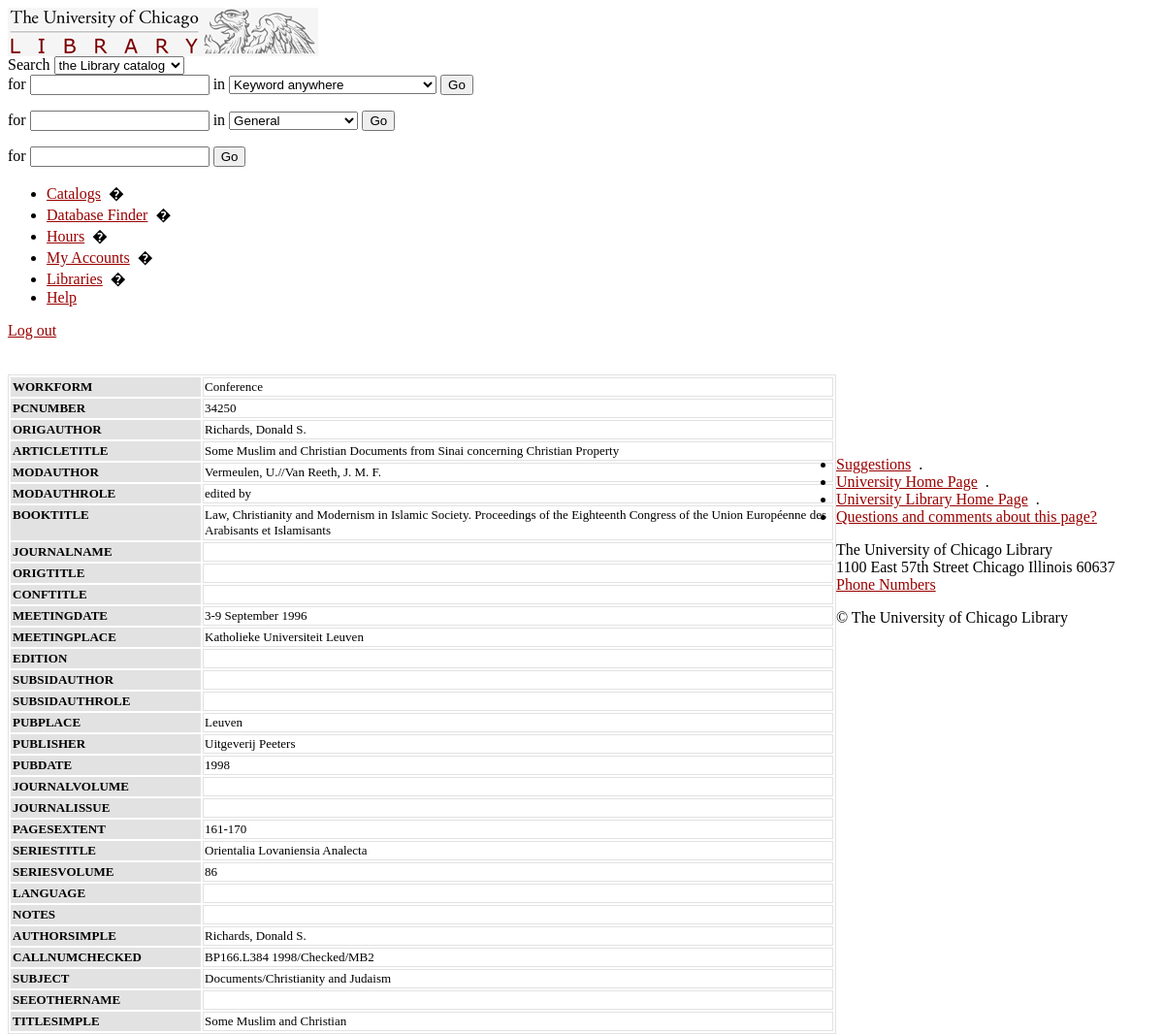
The page /data_entry/fullview1.php?id=32649 on the database its author committed.
### tables this page shows
CREATE TABLE `bib` (
  `ID` int(11) NOT NULL auto_increment,
  `WORKFORM` varchar(255) default NULL,
  `PCNUMBER` int(11) default NULL,
  `ORIGAUTHOR` longtext,
  `ARTICLETITLE` longtext,
  `MODAUTHOR` longtext,
  `MODAUTHROLE` varchar(255) default NULL,
  `BOOKTITLE` longtext,
  `JOURNALNAME` longtext,
  `ORIGTITLE` varchar(255) default NULL,
  `CONFTITLE` varchar(255) default NULL,
  `MEETINGDATE` varchar(255) default NULL,
  `MEETINGPLACE` varchar(255) default NULL,
  `EDITION` varchar(255) default NULL,
  `SUBSIDAUTHOR` varchar(255) default NULL,
  `SUBSIDAUTHROLE` varchar(255) default NULL,
  `PUBPLACE` varchar(255) default NULL,
  `PUBLISHER` varchar(255) default NULL,
  `PUBDATE` varchar(255) default NULL,
  `JOURNALVOLUME` varchar(255) default NULL,
  `JOURNALISSUE` varchar(255) default NULL,
  `PAGESEXTENT` longtext,
  `SERIESTITLE` varchar(255) default NULL,
  `SERIESVOLUME` varchar(255) default NULL,
  `LANGUAGE` varchar(255) default NULL,
  `NOTES` longtext,
  `AUTHORSIMPLE` varchar(255) default NULL,
  `CALLNUMCHECKED` varchar(255) default NULL,
  `SUBJECT` varchar(255) default NULL,
  `SEEOTHERNAME` varchar(255) default NULL,
  `TITLESIMPLE` varchar(255) default NULL,
  `STATUS` varchar(255) default 'yes',
  PRIMARY KEY  (`ID`),
  KEY `ID` (`ID`)
);

### data_entry/fullview1.php (the view, shortened to what this page needs)
<div class="crumbs">
<br>
<br>
<?php
	$table_name = "bib";
if (isset($_GET['id']))
{
	$id = $_GET['id'];
	settype($id, 'integer');
	$id = sprintf("%d", $id);
}
else
	exit("No valid search arguments");
$query = "SELECT * from " . $table_name . " where id = " . $id;
$result = mysql_query($query) or die('Query failed: ' . mysql_error());
echo "<table ALIGN='left' border=1 bordercolor='#E2E2E2' width='854'>";
while ($line = mysql_fetch_array($result, MYSQL_ASSOC)) {
	for($i = 1; $i < 31; $i++)
	{
		    echo "<tr><td ALIGN='LEFT' VALIGN='TOP' bgcolor='#E2E2E2'><b><font size='2'>";
				echo mysql_field_name($result, $i);
			echo "</font></b></td>\n";
			echo "<td ALIGN='LEFT' VALIGN='TOP' width='646'><font size='2'>";
			echo trim($line[mysql_field_name($result, $i)]);
			echo "</font></td></tr>\n";
	}
}
echo "</table>\n";
echo "<p>&nbsp;</p><p>&nbsp;</p><p align = 'center'>";
?>
</div>
</html>

### rows shown on the page
bib: i "WORKFORM", WORKFORM "Conference", i "PCNUMBER", PCNUMBER "34250", i "ORIGAUTHOR", ORIGAUTHOR "Richards, Donald S.", i "ARTICLETITLE", ARTICLETITLE "Some Muslim and Christian Documents from Sinai concerning Christian Property", i "MODAUTHOR", MODAUTHOR "Vermeulen, U.//Van Reeth, J. M. F.", i "MODAUTHROLE", MODAUTHROLE "edited by", i "BOOKTITLE", BOOKTITLE "Law, Christianity and Modernism in Islamic Society. Proceedings of the Eighteenth Congress of the Union Européenne des Arabisants et Islamisants", i "JOURNALNAME", i "ORIGTITLE", i "CONFTITLE", i "MEETINGDATE", MEETINGDATE "3-9 September 1996", i "MEETINGPLACE", MEETINGPLACE "Katholieke Universiteit Leuven", i "EDITION", i "SUBSIDAUTHOR", i "SUBSIDAUTHROLE", i "PUBPLACE", PUBPLACE "Leuven", i "PUBLISHER", PUBLISHER "Uitgeverij Peeters", i "PUBDATE", PUBDATE "1998", i "JOURNALVOLUME", i "JOURNALISSUE", i "PAGESEXTENT", PAGESEXTENT "161-170", i "SERIESTITLE", SERIESTITLE "Orientalia Lovaniensia Analecta", i "SERIESVOLUME", SERIESVOLUME "86", i "LANGUAGE", i "NOTES", i "AUTHORSIMPLE", AUTHORSIMPLE "Richards, Donald S.", i "CALLNUMCHECKED", CALLNUMCHECKED "BP166.L384 1998/Checked/MB2", i "SUBJECT", SUBJECT "Documents/Christianity and Judaism", i "SEEOTHERNAME", i "TITLESIMPLE", TITLESIMPLE "Some Muslim and Christian"
